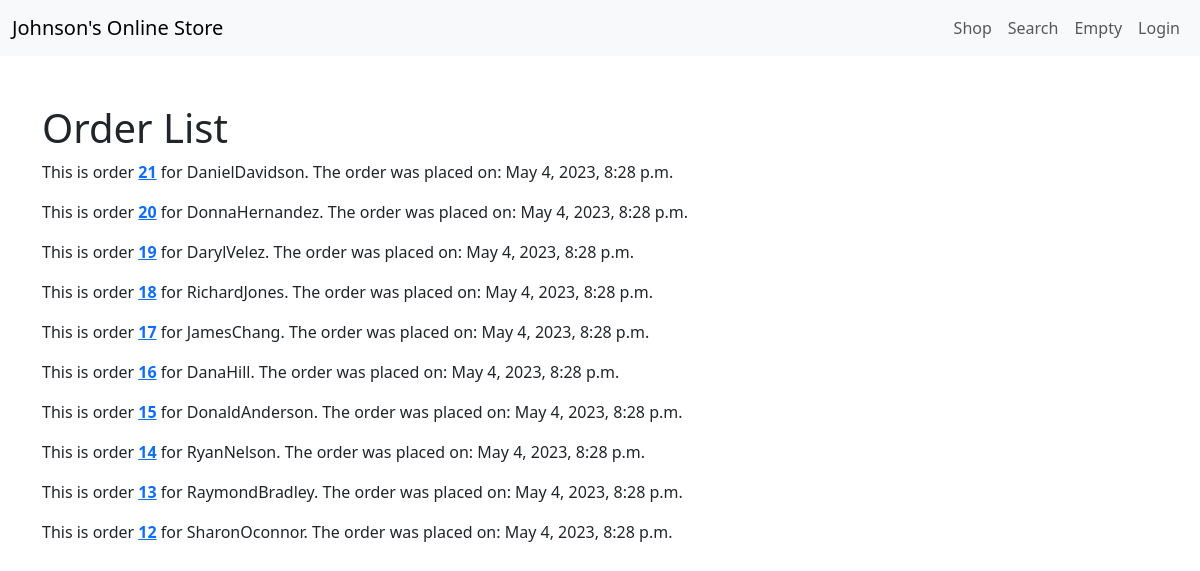
Page /orders/order_list/ on the earlier database version.
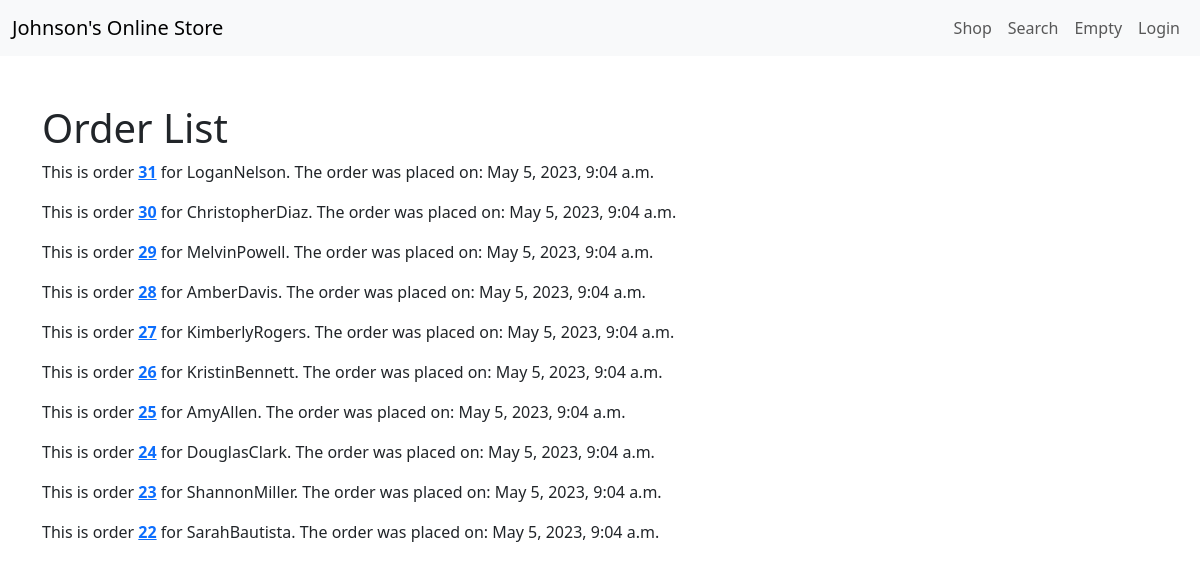
Same page on the later database version.
### orders/models.py (models this page shows, shortened)
class Order(models.Model):
    customer = models.ForeignKey(Customer, on_delete=models.CASCADE, null=True, blank=True)
    first_name = models.CharField(max_length=50)
    last_name = models.CharField(max_length=50)
    email = models.EmailField()
    address = models.CharField(max_length=250)
    postal_code = models.CharField(max_length=20)
    city = models.CharField(max_length=100)
    created = models.DateTimeField(auto_now_add=True)
    updated = models.DateTimeField(auto_now=True)
    paid = models.BooleanField(default=False)
    class Meta:
        ordering = ('-created',)

### customer/models.py (models this page shows, shortened)
class Customer(models.Model):
    user = models.OneToOneField(User, on_delete=models.CASCADE, primary_key=True)
    address = models.TextField()
    created_date = models.DateTimeField(auto_now_add=True)
    class Meta:
        db_table = 'customer'

### orders/views.py (the view)
# urls.py: path('order_list/', views.order_list, name='order_list'),
def order_list(request):
    try:
        orders = Order.objects.all()
        return render(request, 'orders/order/list.html', {'orders' : orders})
    except Exception as e:
        return HttpResponse("Error: {}".format(str(e)), status=500)

### cart/cart.py (called while the page is built)
    def __len__(self):
        return sum(item['quantity'] for item in self.cart.values())

### cart/context_processors.py (called while the page is built)
def cart(request):
 return {'cart': Cart(request)}

### orders/templates/orders/order/list.html (shortened to what this page needs)
{% extends 'base.html' %}
{% block content %}
    <div class="container mt-5">
        <h1>Order List</h1>
        {% for order in orders %}
            <p>This is order <b><a href="{% url 'orders:order_detail' id=order.id %}">{{ order.id }}</a></b> for
            {{ order.customer.user }}. The order was placed on: {{ order.created }} </p>
        {% endfor %}
    </div>
{% endblock %}

### store/templates/base.html (shortened to what this page needs)
{% load static %}
<!DOCTYPE html>
<html>
    <head>
        <link href="https://cdn.jsdelivr.net/npm/bootstrap@5.3.0-alpha3/dist/css/bootstrap.min.css" rel="stylesheet">
    </head>
    </head>
    <body>
        {% include 'navbar.html' %}
        <div id="content">
            {% block content %}
            {% endblock %}
        </div>
    </body>
</html>

### store/templates/navbar.html (shortened to what this page needs)
<nav class="navbar navbar-expand-lg navbar-light bg-light">
    <div class="container-fluid">
      <a class="navbar-brand" href="/">Johnson's Online Store</a>
      <div class="collapse navbar-collapse" id="navbarNav">
        <ul class="navbar-nav ms-auto">
          {% if user.is_staff %}
            <li class="nav-item">
              <a class="nav-link{% if section == 'dashboard' %} active{% endif %}" href="{% url 'account:dashboard' %}">Dashboard</a>
            </li>
            <li class="nav-item">
              <a class="nav-link{% if section == 'customer' %} active{% endif %}" href="{% url 'customer:customer_list' %}">Customers</a>
            </li>
            <li class="nav-item">
              <a class="nav-link{% if section == 'order' %} active{% endif %}" href="{% url 'orders:order_list' %}">Orders</a>
            </li>
          {% else %}
            <li class="nav-item">
              <a class="nav-link{% if section == 'shop' %} active{% endif %}" href="{% url 'store:product_list' %}">Shop</a>
            </li>
            <li class="nav-item">
              <a class="nav-link{% if section == 'search' %} active{% endif %}" href="{% url 'store:product_search' %}">Search</a>
            </li>
            <li class="nav-item">
              <a class="nav-link{% if section == 'cart' %} active{% endif %}" href="{% url 'cart:cart_detail' %}">
                {% with total_items=cart|length %}
                {% if cart|length > 0 %}
                {{ total_items }} item{{ total_items|pluralize }}
                {% else %}
                Empty
                {% endif %}
                {% endwith %}
              </a>
            </li>
            {% endif %}
            <li class="nav-item">
              {% if request.user.is_authenticated %}
              <a class="nav-link" href="{% url 'account:logout' %}">Logout</a>
              {% else %}
              <a class="nav-link{% if section == 'login' %} active{% endif %}" href="{% url 'account:login' %}">Login</a>
              {% endif %}
            </li>
        </ul>
      </div>
    </div>
  </nav>

Differences in the rows shown:
removed Order: id "21", customer.user "DanielDavidson", created "May 4, 2023, 8:28 p.m."
removed Order: id "20", customer.user "DonnaHernandez", created "May 4, 2023, 8:28 p.m."
removed Order: id "19", customer.user "DarylVelez", created "May 4, 2023, 8:28 p.m."
removed Order: id "18", customer.user "RichardJones", created "May 4, 2023, 8:28 p.m."
removed Order: id "17", customer.user "JamesChang", created "May 4, 2023, 8:28 p.m."
removed Order: id "16", customer.user "DanaHill", created "May 4, 2023, 8:28 p.m."
removed Order: id "15", customer.user "DonaldAnderson", created "May 4, 2023, 8:28 p.m."
removed Order: id "14", customer.user "RyanNelson", created "May 4, 2023, 8:28 p.m."
removed Order: id "13", customer.user "RaymondBradley", created "May 4, 2023, 8:28 p.m."
removed Order: id "12", customer.user "SharonOconnor", created "May 4, 2023, 8:28 p.m."
added Order: id "31", customer.user "LoganNelson", created "May 5, 2023, 9:04 a.m."
added Order: id "30", customer.user "ChristopherDiaz", created "May 5, 2023, 9:04 a.m."
added Order: id "29", customer.user "MelvinPowell", created "May 5, 2023, 9:04 a.m."
added Order: id "28", customer.user "AmberDavis", created "May 5, 2023, 9:04 a.m."
added Order: id "27", customer.user "KimberlyRogers", created "May 5, 2023, 9:04 a.m."
added Order: id "26", customer.user "KristinBennett", created "May 5, 2023, 9:04 a.m."
added Order: id "25", customer.user "AmyAllen", created "May 5, 2023, 9:04 a.m."
added Order: id "24", customer.user "DouglasClark", created "May 5, 2023, 9:04 a.m."
added Order: id "23", customer.user "ShannonMiller", created "May 5, 2023, 9:04 a.m."
added Order: id "22", customer.user "SarahBautista", created "May 5, 2023, 9:04 a.m."
